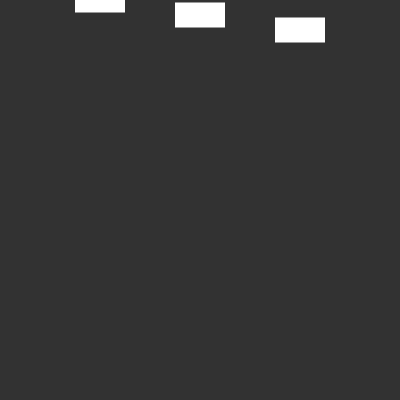
Frame 1 (no input)
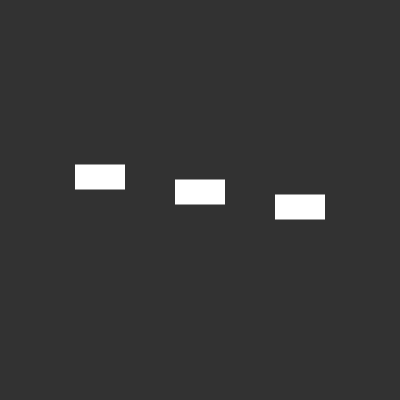
Frame 60 (no input)
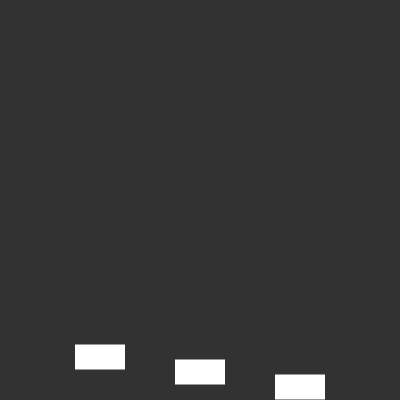
Frame 120 (the mouse pressed at the canvas centre since frame 60)

The p5.js sketch that drew these frames (run headless with seeded random() and noise() and a simulated clock; from frame 60 on, the mouse is pressed at the canvas centre):

// p5.js sketch
// ── sketch.js
let rectY = [0, 15, 30];
let speed = 3; 

function setup() {
  createCanvas(400, 400);
  noStroke();
  rectMode(CENTER);
}

function draw() {
  background(50);
  fill(255);

  for (let i = 0; i < rectY.length; i++) {
    let x = (i+1)*100; 
    rect(x, rectY[i], 50, 25);
    rectY[i] = (rectY[i]+speed) % width; // Wrap movement with modulus 
  }

}
